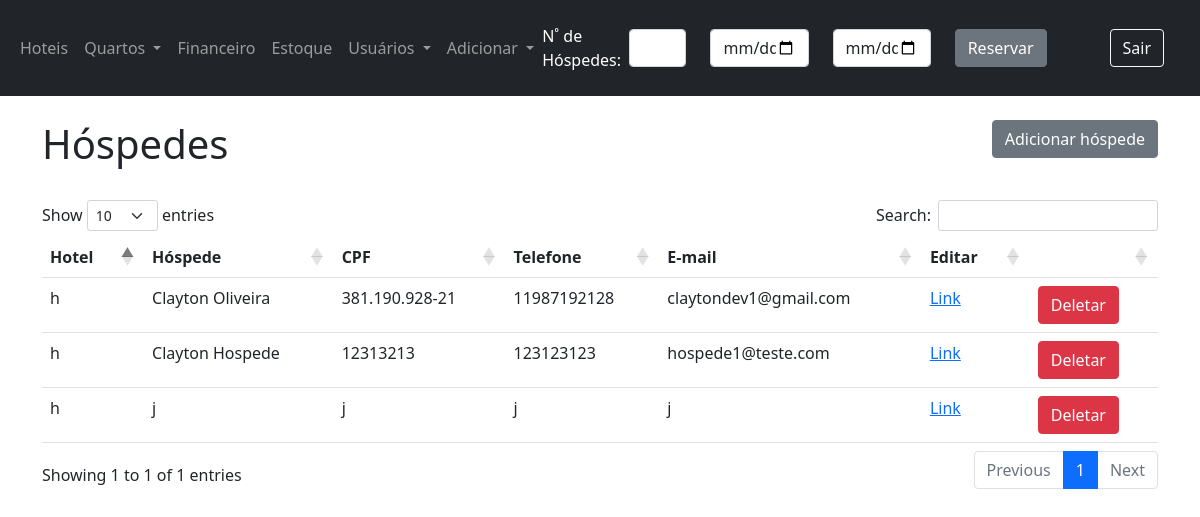
Page /lista-hospedes (signed in) on the committed database.
### app/models.py (models this page shows)
class Guest(db.Model):
    __tablename__ = 'guests'
    id = db.Column(db.Integer, primary_key=True)
    hotel_id = db.Column(db.Integer, db.ForeignKey('Hotels.id'))
    address_id = db.Column(db.Integer, db.ForeignKey('Addresses.id'))
    name = db.Column(db.String(50))
    email = db.Column(db.String(50))
    phone = db.Column(db.String(20))
    cpf = db.Column(db.String(15))
    birthday = db.Column(db.DateTime)

### app/views.py (the view)
@app.route('/lista-hospedes', methods=['GET', 'POST'])
@login_required
def lista_hospedes_endpoint():
    user_id = g.user.get_id()
    return listar_hospedes(user_id)

### app/forms.py
class VerificarDisponibilidade(FlaskForm):
    total_guests = IntegerField('Quantidade de hóspedes', validators=[DataRequired()])
    check_in = DateField('Data Entrada', validators=[DataRequired()])
    check_out = DateField('Data Saída', validators=[DataRequired()])
    submeter = SubmitField('Reservar')

### app/models.py (called while the page is built)
    def get_id(self):
        return self.id

    def get_profile(self):
        return self.profile

    def get_hotel_id(self):
        return self.hotel_id

### app/scripts/adicionar_hospede.py (called while the page is built)
def listar_hospedes(user_id):
    user = User.query.filter_by(id=user_id).first()
    hoteis = Hotels.query.filter_by(id=user.hotel_id).order_by(Hotels.created_at)
    if user.hotel_id is None:
        hoteis = Hotels.query.filter_by(user_id=user_id).order_by(Hotels.created_at)
    hoteis_id = [hotel.id for hotel in hoteis]
    hospedes = Guest.query.filter(Guest.hotel_id.in_(hoteis_id)).order_by(Guest.id)
    hotel_choices = dict([(hotel.id, hotel.name) for hotel in hoteis])
    return render_template('lista_hospedes.html',
                           hospedes=hospedes,
                           hotel_choices=hotel_choices
                           )

### app/views.py (called while the page is built)
@login_manager.user_loader
def load_user(id):
    return User.query.get(int(id))

@app.before_request
def before_request():
    g.user = current_user

@app.context_processor
def navbar():
    form_reserva = VerificarDisponibilidade()
    return dict(form_reserva=form_reserva)

### app/templates/lista_hospedes.html (shortened to what this page needs)
{% extends 'base.html' %}
{% block content %}
    <div class="mt-4">
        <h1 style="display: inline-block;">Hóspedes</h1>
        <a href="{{ url_for('adicionar_hospede_endpoint') }}">
            <button type="button" class="btn btn-secondary" data-bs-dismiss="modal"
                    style="float: right">Adicionar hóspede
            </button>
        </a>
        <br><br>
    </div>
    <table id="tabela" class="table table-hover">
        <thead>
        <tr>
            {% if current_user.get_profile() in ['admin'] %}
                <th>Hotel</th>
            {% endif %}
            <th>Hóspede</th>
            <th>CPF</th>
            <th>Telefone</th>
            <th>E-mail</th>
            <th>Editar</th>
            <th></th>
        </tr>
        </thead>
        <tbody>
        {% for hospede in hospedes %}
            <tr>
                {% if current_user.get_profile() in ['admin'] %}
                    <td>{{ hotel_choices[hospede.hotel_id] }}</td>
                {% endif %}
                <td>{{ hospede.name }}</td>
                <td>{{ hospede.cpf }}</td>
                <td>{{ hospede.phone }}</td>
                <td>{{ hospede.email }}</td>
                <td><a href="{{ url_for('editar_hospede_endpoint', id=hospede.id) }}">Link</a></td>
            <td>
                    <button type="button" class="btn btn-danger" data-bs-toggle="modal"
                            data-bs-target="#Modal_{{ hospede.id }}"
                            value="{{ hospede.id }}" id="user_{{ hospede.id }}">
                        Deletar
                    </button>
                </td>
            </tr>
            </tbody>
        {% endfor %}
    </table>
{% endblock %}

### rows in the picture
Guest: hotel_choices "h", name "Clayton Oliveira", cpf "381.190.928-21", phone "11987192128", email "claytondev1@gmail.com", {{ hospede.id }} 1 (drawn)
Guest: hotel_choices "h", name "Clayton Hospede", cpf "12313213", phone "123123123", email "hospede1@teste.com", {{ hospede.id }} 2 (drawn)
Guest: hotel_choices "h", name "j", cpf "j", phone "j", email "j", {{ hospede.id }} 4 (drawn)
